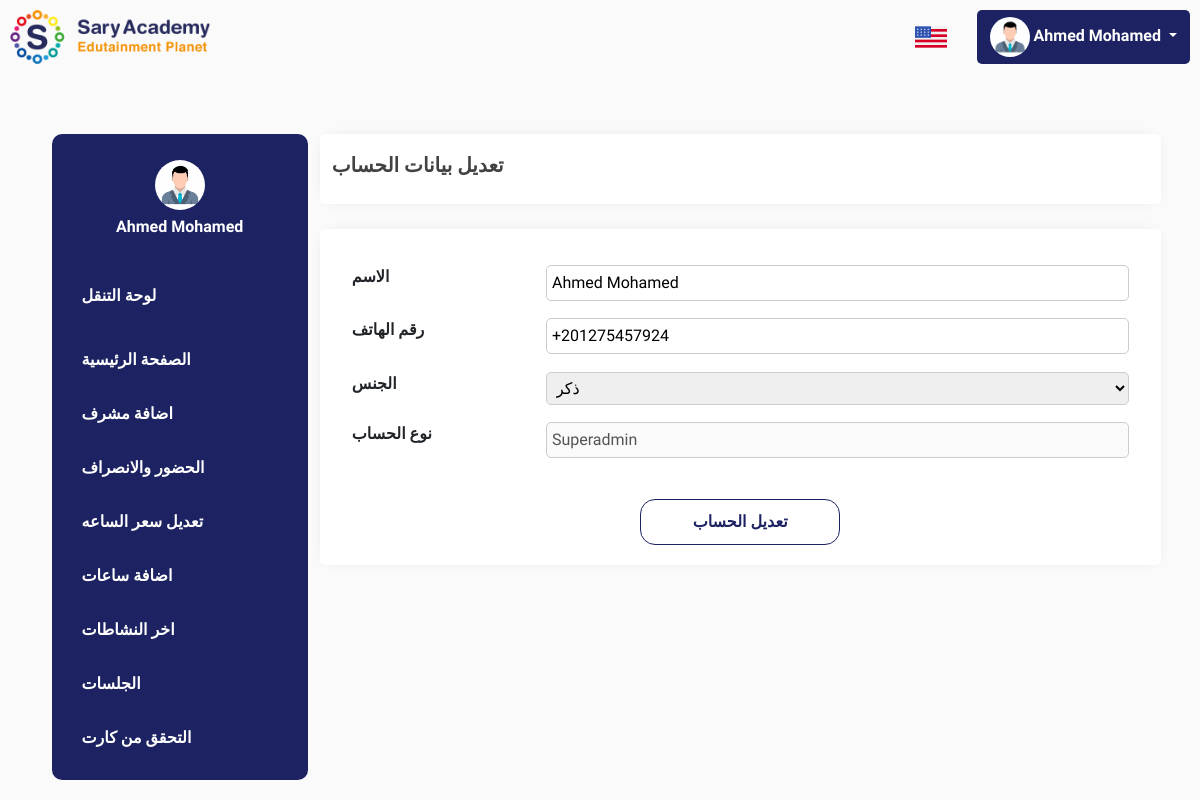
/ar/my-account.php (signed in), run on the app's committed database.
### tables this page shows
CREATE TABLE `users` (
  `id` int(255) NOT NULL,
  `name` text NOT NULL,
  `email` text NOT NULL,
  `password` char(40) NOT NULL,
  `gender` text NOT NULL,
  `phone` text DEFAULT NULL,
  `role` text NOT NULL
);

### ar/my-account.php (the view, shortened to what this page needs)
<html>
<head>
    <?php include('links.php'); ?>
</head>
<body style="background-color:#FAFAFA;padding:10px">
<?php include('header.php'); ?>
<div class="container" style="max-width: 95%;margin-top: 70px;">
    <div class="row">
        <div class="col-lg-3">
            <?php include('menu.php'); ?>
        </div>
        <div class="col-lg">
            <div class="row" style="background:white;height: 70px;box-shadow:0 0 15px -9px rgba(0, 0, 0, 0.25);border-radius:5px">
                <h5 style="text-transform: uppercase;font-weight:bold;color:#424242;align-self: center;"><i class="far fa-user-crown"></i> تعديل بيانات الحساب</h5>
            </div>
            <div class="row" style="background:white;padding:20px;box-shadow:0 0 15px -9px rgba(0, 0, 0, 0.25);border-radius:5px;margin-top:3%">
                <form method="POST" style="margin-top: 2%;" enctype="multipart/form-data">
                    <div id='container'>
<?php
$sql = "SELECT * FROM users WHERE email = '$email'";
$query = mysqli_query($connect, $sql);
    while($row = mysqli_fetch_assoc($query)) {
        $name = $row['name'];
        $role = $row['role'];
        $phone = $row['phone'];
        $gender = $row['gender'];
    }
?>
                    <label style="font-weight: bold;">الاسم</label>
                    <input type="text" name="name" value="<?php echo "$name" ?>" required>
                    <label style="font-weight: bold;">رقم الهاتف</label>
                    <input type="text" name="phone"  value="<?php echo "$phone" ?>" required>
                    <label style="font-weight: bold;">الجنس</label>
                    <select name="gender" required>
                        <option hidden><?php
                        if($gender == "Male") {
                            echo "ذكر";
                        } else {
                            echo "انثي";
                        }?></option>
                    </select>
                    <label style="font-weight: bold;">نوع الحساب</label>
                    <input type="text" name="role"  value="<?php echo "$role" ?>" disabled>
                    </div>
                    <input type="submit" name="edit-card" value="تعديل الحساب">
                </form>
            </div>
        </div>
    </div>
</div>
</body>
</html>

### ar/header.php (shortened to what this page needs)
<nav style="display: block;">
        <a href="https://sary-academy.com" target="_blank"><img src="../pics/saryacademy.png" alt="Sary academy" style="max-width: 200px;"></a>
        <div style="float: right;display:flex;align-items: center;gap: 30px">
        <a href="../"><img src="../pics/usa-flag.png"></a>
        <div class="dropdown" style="box-shadow:none !important;background:#1D2362;border-radius: 5px;">
        <button class="btn dropdown-toggle shadow-none" type="button" id="dropdownMenuButton1" data-bs-toggle="dropdown" aria-expanded="false" style="color:white;font-weight:bold;">
            <img src="../pics/placeholder.jpg" style="max-width: 40px;border-radius: 50%;">
<?php
$email = $_SESSION['email'];
$sql = "SELECT * FROM users WHERE email = '$email'";
$query = mysqli_query($connect, $sql);
while($row = mysqli_fetch_assoc($query)) {
    $name = $row['name'];
    echo "$name";
}
?>
        </button>
        </div>
        </div>
</nav>

### ar/menu.php (shortened to what this page needs)
<div class="menu-dashboard">
    <div class="menu-container">
        <img src="../pics/placeholder.jpg" style="max-width: 50px;border-radius: 50%;margin-left: auto;margin-right: auto;display: block;">
        <span style="text-align: center;color:white;display:block;font-weight:bold;margin-top:2%"><?php
$email = $_SESSION['email'];
$sql = "SELECT * FROM users WHERE email = '$email'";
$query = mysqli_query($connect, $sql);
while($row = mysqli_fetch_assoc($query)) {
    $name = $row['name'];
    echo "$name";
}
?></span>
        <div class="menu-links">
            <span style="color: white;font-weight:bold;padding:15px;margin-bottom:10px;display:block">لوحة التنقل</span>
            <a href="dashboard.php"><button class="menu-link dashboard-menu"><i class="fal fa-home" style="margin-right: 5%;"></i> الصفحة الرئيسية</button></a>
            <?php
            if(!isset($_SESSION['email'])) {
                header('Location: index.php');
            } else {
                $email = $_SESSION['email'];
            }
            $sql = "SELECT * FROM users WHERE email = '$email'";
            $query = mysqli_query($connect, $sql);
            while($row = mysqli_fetch_assoc($query)) {
                $role = $row['role'];
            }
            if($role == "Admin") {
            } elseif($role == "Superadmin") {
                echo '<a href="add-admin.php"><button class="menu-link add-admin-menu"><i class="fal fa-user" style="margin-right: 5%;"></i> اضافة مشرف</button></a>';
            }
            ?>
            <a href="attendance.php"><button class="menu-link attendance-menu"><i class="far fa-clipboard-user" style="margin-right: 5%;"></i> الحضور والانصراف</button></a>
            <a href="edit-hour-price.php"><button class="menu-link edit-hour-price-menu"><i class="fal fa-money-bill" style="margin-right: 5%;"></i> تعديل سعر الساعه</button></a>
            <a href="add-hours.php"><button class="menu-link add-hours-menu"><i class="fal fa-id-card" style="margin-right: 5%;"></i> اضافة ساعات</button></a>
            <a href="activities.php"><button class="menu-link activities-menu"><i class="fal fa-exchange" style="margin-right: 5%;"></i> اخر النشاطات</button></a>
            <a href="sessions.php"><button class="menu-link sessions-menu"><i class="far fa-plug" style="margin-right: 5%;"></i> الجلسات</button></a>
            <a href="card-verification.php"><button class="menu-link card-verify-menu"><i class="fal fa-users" style="margin-right: 5%;"></i> التحقق من كارت</button></a>
        </div>
    </div>
</div>

### ar/my-account.php (style rules this page uses)
input[type="text"], input[type="email"], input[type="password"], input[type="date"],select { padding: 5px; border: 1px solid #CCC; border-radius: 5px; outline: none; margin-bottom: 3%; }
#container { display: grid; grid-template-columns: 1fr 3fr; }
input[type="submit"] { padding: 10px; width: 200px; margin-left: auto; margin-right: auto; display: block; margin-top: 3%; background: white; color: #1d2362; border-radius: 15px; border: 1px solid #1d2362; font-weight: bold; outline: none; }

### data on the page
users: name "Ahmed Mohamed", phone "+201275457924", role "Superadmin"
